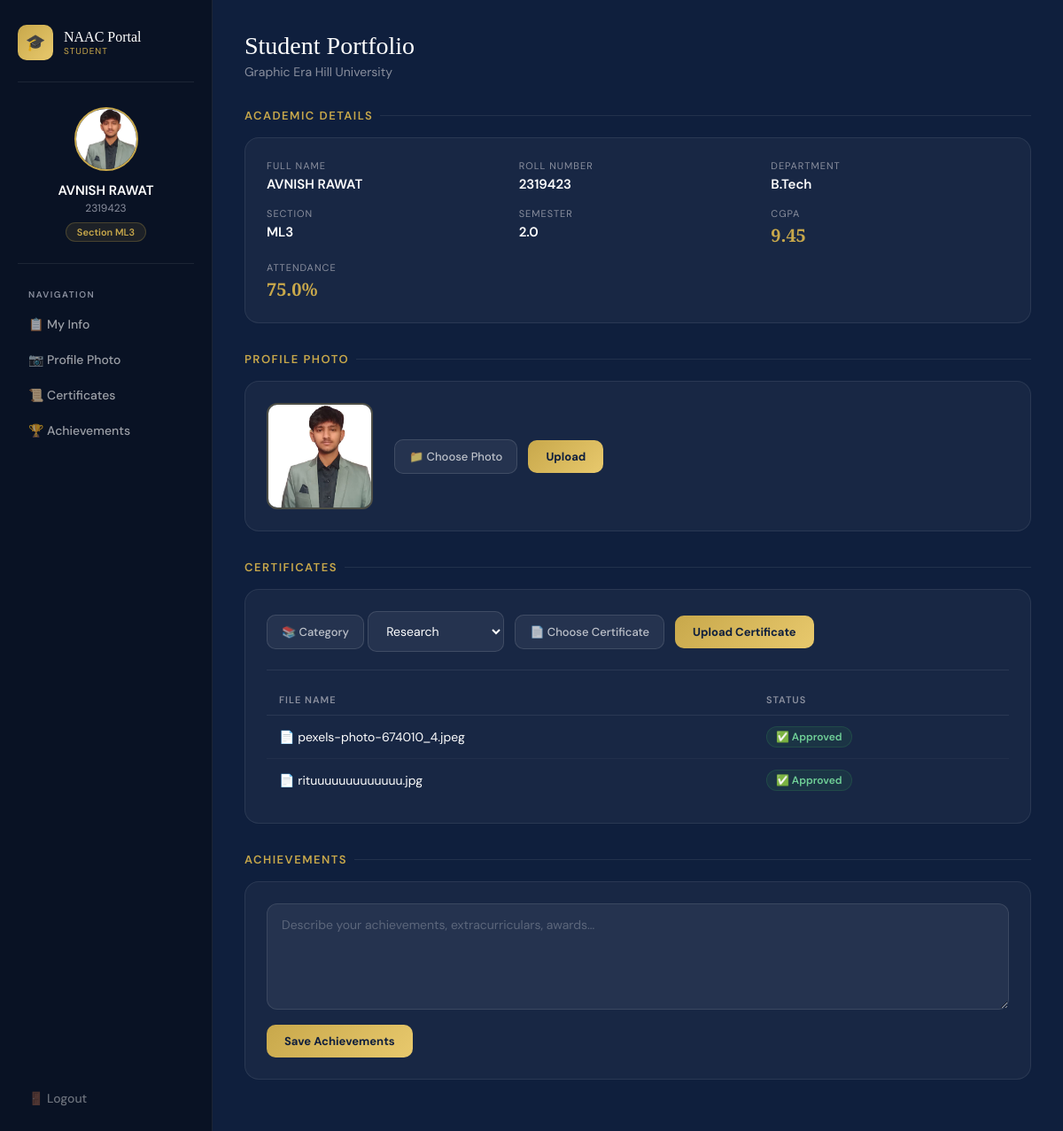
Screenshot of /student (signed in) with the database file from the repository.
### tables this page shows
CREATE TABLE students (id INTEGER PRIMARY KEY AUTOINCREMENT,name TEXT,roll_no TEXT UNIQUE,department TEXT,semester REAL,cgpa REAL,attendance REAL,section TEXT,profile_pic TEXT,achievements TEXT);

CREATE TABLE certificates (id INTEGER PRIMARY KEY AUTOINCREMENT,student_name TEXT,roll_no TEXT,section TEXT,category TEXT,file_name TEXT,status TEXT);

### app.py (the view, shortened to what this page needs)
@app.route("/student", methods=["GET", "POST"])
def student():
    if session.get("role") != "student":
        return redirect("/")
    conn = get_db()
    roll = session.get("username")
    student_data = conn.execute("SELECT * FROM students WHERE roll_no=?", (roll,)).fetchone()
    certificates = conn.execute("SELECT * FROM certificates WHERE roll_no=?", (roll,)).fetchall()
    conn.close()
    return render_template("student.html", student=student_data, certificates=certificates,
                           university="Graphic Era Hill University")

### templates/student.html (shortened to what this page needs)
<!DOCTYPE html>
<html lang="en">
<head>
</head>
<body>
<div class="sidebar">
    <div class="sidebar-logo">
        <div class="logo-icon">🎓</div>
        <div>
            <div class="logo-text">NAAC Portal</div>
            <div class="logo-sub">Student</div>
        </div>
    </div>
    {% if student %}
    <div class="profile-mini">
        {% if student["profile_pic"] %}
            <img src="/uploads/{{ student['profile_pic'] }}" class="profile-avatar" alt="Profile">
        {% else %}
            <div class="profile-avatar-placeholder">👤</div>
        {% endif %}
        <div class="profile-name">{{ student["name"] }}</div>
        <div class="profile-roll">{{ student["roll_no"] }}</div>
        {% if student["section"] %}
            <div class="profile-section">Section {{ student["section"] }}</div>
        {% endif %}
    </div>
    {% endif %}
    <div class="nav-label">Navigation</div>
    <a href="#info" class="nav-link">📋 My Info</a>
    <a href="#photo" class="nav-link">📷 Profile Photo</a>
    <a href="#certificates" class="nav-link">📜 Certificates</a>
    <a href="#achievements" class="nav-link">🏆 Achievements</a>
    <div class="sidebar-bottom">
        <a href="/logout" class="logout-btn">🚪 Logout</a>
    </div>
</div>
<div class="main">
    {% if student %}
    <div class="page-header">
        <div class="page-title">Student Portfolio</div>
        <div class="page-sub">Graphic Era Hill University</div>
    </div>
    <div class="section" id="info">
        <div class="section-title">Academic Details</div>
        <div class="card">
            <div class="info-grid">
                <div class="info-item">
                    <div class="info-label">Full Name</div>
                    <div class="info-value">{{ student["name"] }}</div>
                </div>
                <div class="info-item">
                    <div class="info-label">Roll Number</div>
                    <div class="info-value">{{ student["roll_no"] }}</div>
                </div>
                <div class="info-item">
                    <div class="info-label">Department</div>
                    <div class="info-value">{{ student["department"] }}</div>
                </div>
                <div class="info-item">
                    <div class="info-label">Section</div>
                    <div class="info-value">{{ student["section"] or "—" }}</div>
                </div>
                <div class="info-item">
                    <div class="info-label">Semester</div>
                    <div class="info-value">{{ student["semester"] }}</div>
                </div>
                <div class="info-item">
                    <div class="info-label">CGPA</div>
                    <div class="info-value highlight">{{ student["cgpa"] }}</div>
                </div>
                <div class="info-item">
                    <div class="info-label">Attendance</div>
                    <div class="info-value highlight">{{ student["attendance"] }}%</div>
                </div>
            </div>
        </div>
    </div>
    <div class="section" id="photo">
        <div class="section-title">Profile Photo</div>
        <div class="card">
            <div style="display: flex; align-items: center; gap: 24px; flex-wrap: wrap;">
                {% if student["profile_pic"] %}
                    <img src="/uploads/{{ student['profile_pic'] }}" class="photo-preview" alt="Profile">
                {% else %}
                    <div style="width:120px;height:120px;border-radius:12px;background:rgba(255,255,255,0.04);border:1px dashed rgba(255,255,255,0.15);display:flex;align-items:center;justify-content:center;font-size:36px;">👤</div>
                {% endif %}
                <form method="POST" enctype="multipart/form-data">
                    <div class="upload-area">
                        <div class="file-input-wrapper">
                            <div class="file-input-label">📁 Choose Photo</div>
                        </div>
                        <button type="submit" class="btn-upload">Upload</button>
                    </div>
                </form>
            </div>
        </div>
    </div>
    <div class="section" id="certificates">
        <div class="section-title">Certificates</div>
        <div class="card">
            {% if student["section"] %}
            <form method="POST" enctype="multipart/form-data" style="margin-bottom: 20px;">
                <div class="upload-area">
                    <div class="file-input-wrapper">
                        <div class="file-input-label">📚 Category</div>
                        <select name="category" required style="padding: 12px 16px; background: rgba(255,255,255,0.06); border: 1px solid rgba(255,255,255,0.12); border-radius: 10px; color: var(--white); font-family: 'DM Sans', sans-serif; font-size: 14px; outline: none;">
                            <option value="Research">Research</option>
                        </select>
                    </div>
                    <div class="file-input-wrapper">
                        <div class="file-input-label">📄 Choose Certificate</div>
                    </div>
                    <button type="submit" class="btn-upload">Upload Certificate</button>
                </div>
            </form>
            <hr style="border: none; border-top: 1px solid var(--border); margin-bottom: 16px;">
            {% endif %}
            <table>
                <thead>
                    <tr><th>File Name</th><th>Status</th></tr>
                </thead>
                <tbody>
                    {% if certificates %}
                        {% for cert in certificates %}
                        <tr>
                            <td>📄 {{ cert["file_name"] }}</td>
                            <td>
                                {% if cert["status"] == "Pending" %}
                                    <span class="badge badge-pending">⏳ Pending</span>
                                {% elif cert["status"] == "Approved" %}
                                    <span class="badge badge-approved">✅ Approved</span>
                                {% else %}
                                    <span class="badge badge-rejected">❌ Rejected</span>
                                {% endif %}
                            </td>
                        </tr>
                        {% endfor %}
                    {% else %}
                        <tr class="empty-row"><td colspan="2">No certificates uploaded yet.</td></tr>
                    {% endif %}
                </tbody>
            </table>
        </div>
    </div>
    <div class="section" id="achievements">
        <div class="section-title">Achievements</div>
        <div class="card">
            <form method="POST">
                <textarea name="achievements" placeholder="Describe your achievements, extracurriculars, awards...">{{ student["achievements"] or "" }}</textarea>
                <button type="submit" class="btn-upload">Save Achievements</button>
            </form>
        </div>
    </div>
    {% else %}
    <div style="color: var(--gray); text-align: center; padding: 80px;">Student data not found.</div>
    {% endif %}
</div>
</body>
</html>

### rows the page displays
students: profile_pic (picture), name "AVNISH RAWAT", roll_no "2319423", section "ML3", department "B.Tech", semester "2.0", cgpa "9.45", attendance "75.0"
certificates: file_name "pexels-photo-674010_4.jpeg", status "✅ Approved"
certificates: file_name "rituuuuuuuuuuuuu.jpg", status "✅ Approved"
